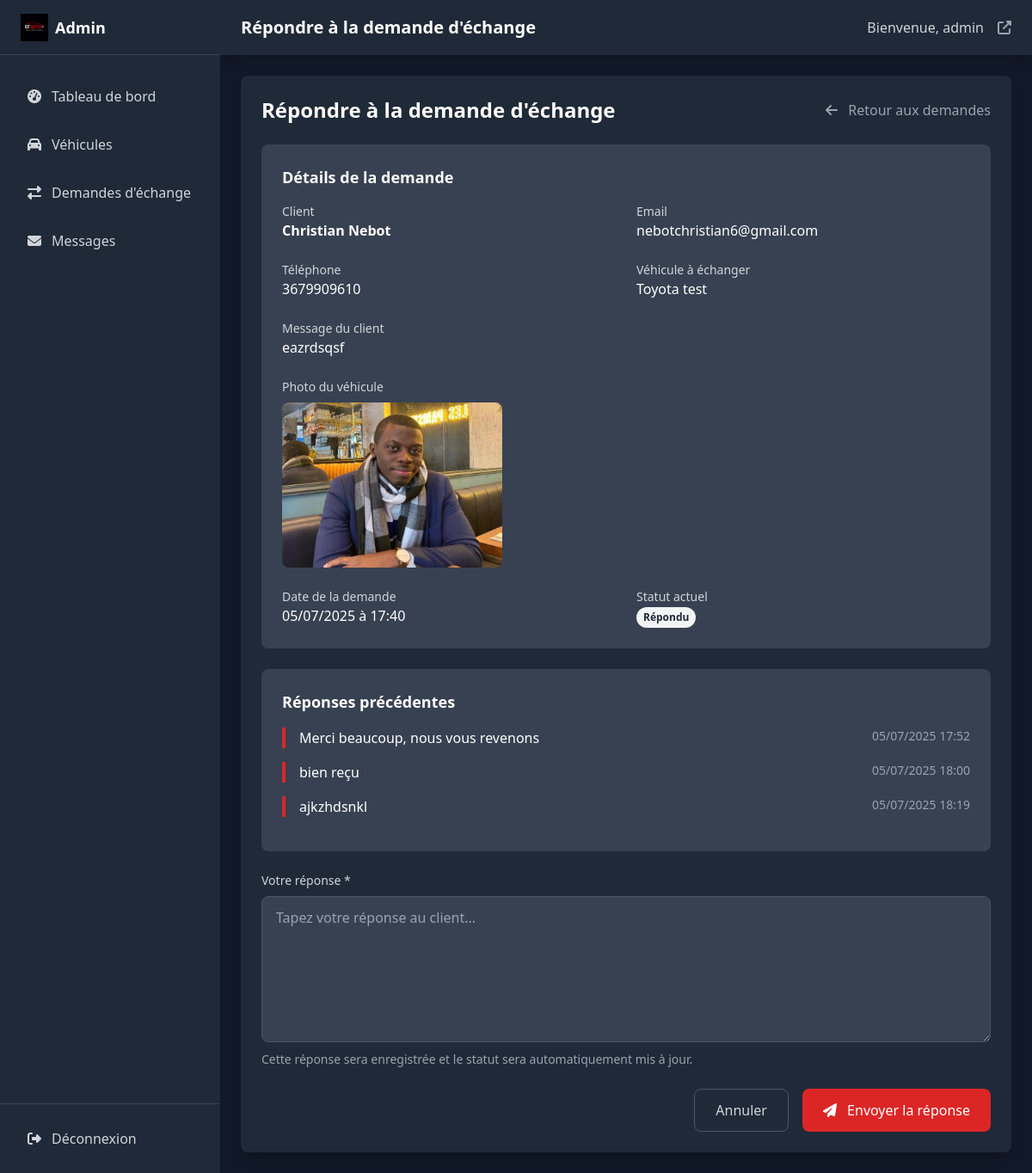
Page /admin/exchanges/1/respond (signed in) on the committed database.
### app.py (models this page shows)
class User(UserMixin, db.Model):
    id = db.Column(db.Integer, primary_key=True)
    username = db.Column(db.String(80), unique=True, nullable=False)
    password_hash = db.Column(db.String(120), nullable=False)
    email = db.Column(db.String(120), unique=True, nullable=False)
    created_at = db.Column(db.DateTime, default=datetime.utcnow)

class ExchangeRequest(db.Model):
    id = db.Column(db.Integer, primary_key=True)
    name = db.Column(db.String(100), nullable=False)
    email = db.Column(db.String(120), nullable=False)
    phone = db.Column(db.String(20), nullable=False)
    vehicle = db.Column(db.String(200), nullable=False)
    message = db.Column(db.Text)
    photo_path = db.Column(db.String(500))
    status = db.Column(db.String(20), default='En attente')
    created_at = db.Column(db.DateTime, default=datetime.utcnow)

class ExchangeResponse(db.Model):
    id = db.Column(db.Integer, primary_key=True)
    exchange_request_id = db.Column(db.Integer, db.ForeignKey('exchange_request.id'), nullable=False)
    admin_message = db.Column(db.Text, nullable=False)
    response_date = db.Column(db.DateTime, default=datetime.utcnow)
    exchange_request = db.relationship('ExchangeRequest', backref=db.backref('responses', lazy=True))

### app.py (the view, shortened to what this page needs)
@app.route('/admin/exchanges/<int:id>/respond', methods=['GET', 'POST'])
@login_required
def admin_respond_exchange(id):
    exchange = ExchangeRequest.query.get_or_404(id)
    return render_template('admin/respond_exchange.html', exchange=exchange)

### app.py (called while the page is built)
@login_manager.user_loader
def load_user(user_id):
    return User.query.get(int(user_id))

### templates/admin/respond_exchange.html (shortened to what this page needs)
{% extends "admin/base.html" %}
{% block page_title %}Répondre à la demande d'échange{% endblock %}
{% block content %}
<div class="max-w-4xl mx-auto">
    <div class="bg-gray-800 rounded-lg shadow-lg p-6">
        <div class="flex justify-between items-center mb-6">
            <h2 class="text-2xl font-bold">Répondre à la demande d'échange</h2>
            <a href="{{ url_for('admin_exchanges') }}" class="text-gray-400 hover:text-white">
                <i class="fas fa-arrow-left mr-2"></i>
                Retour aux demandes
            </a>
        </div>
        <div class="bg-gray-700 rounded-lg p-6 mb-6">
            <h3 class="text-lg font-bold mb-4">Détails de la demande</h3>
            <div class="grid grid-cols-1 md:grid-cols-2 gap-6">
                <div>
                    <label class="block text-sm font-medium text-gray-300">Client</label>
                    <p class="text-white font-semibold">{{ exchange.name }}</p>
                </div>
                <div>
                    <label class="block text-sm font-medium text-gray-300">Email</label>
                    <p class="text-white">{{ exchange.email }}</p>
                </div>
                <div>
                    <label class="block text-sm font-medium text-gray-300">Téléphone</label>
                    <p class="text-white">{{ exchange.phone }}</p>
                </div>
                <div>
                    <label class="block text-sm font-medium text-gray-300">Véhicule à échanger</label>
                    <p class="text-white">{{ exchange.vehicle }}</p>
                </div>
                <div class="md:col-span-2">
                    <label class="block text-sm font-medium text-gray-300">Message du client</label>
                    <p class="text-white whitespace-pre-wrap">{{ exchange.message or 'Aucun message' }}</p>
                </div>
                {% if exchange.photo_path %}
                <div class="md:col-span-2">
                    <label class="block text-sm font-medium text-gray-300">Photo du véhicule</label>
                    <img src="{{ url_for('static', filename=exchange.photo_path) }}" alt="Photo du véhicule"
                        class="w-64 h-48 object-cover rounded-lg mt-2">
                </div>
                {% endif %}
                <div>
                    <label class="block text-sm font-medium text-gray-300">Date de la demande</label>
                    <p class="text-white">{{ exchange.created_at.strftime('%d/%m/%Y à %H:%M') }}</p>
                </div>
                <div>
                    <label class="block text-sm font-medium text-gray-300">Statut actuel</label>
                    <span class="inline-flex px-2 py-1 text-xs font-semibold rounded-full
                               {% if exchange.status == 'En attente' %}bg-yellow-100 text-yellow-800
                               {% elif exchange.status == 'En cours' %}bg-blue-100 text-blue-800
                               {% elif exchange.status == 'Terminé' %}bg-green-100 text-green-800
                               {% elif exchange.status == 'Annulé' %}bg-red-100 text-red-800
                               {% else %}bg-gray-100 text-gray-800{% endif %}">
                        {{ exchange.status }}
                    </span>
                </div>
            </div>
        </div>
        {% if exchange.responses %}
        <div class="bg-gray-700 rounded-lg p-6 mb-6">
            <h3 class="text-lg font-bold mb-4">Réponses précédentes</h3>
            {% for response in exchange.responses %}
            <div class="border-l-4 border-red-600 pl-4 mb-4">
                <div class="flex justify-between items-start">
                    <div class="flex-1">
                        <p class="text-white whitespace-pre-wrap">{{ response.admin_message }}</p>
                    </div>
                    <span class="text-sm text-gray-400 ml-4">
                        {{ response.response_date.strftime('%d/%m/%Y %H:%M') }}
                    </span>
                </div>
            </div>
            {% endfor %}
        </div>
        {% endif %}
        <form method="POST" class="space-y-6">
            <div>
                <label for="admin_message" class="block text-sm font-medium text-gray-300 mb-2">
                    Votre réponse *
                </label>
                <textarea id="admin_message" name="admin_message" rows="6" required
                    class="w-full px-4 py-3 bg-gray-700 border border-gray-600 rounded-lg focus:outline-none focus:ring-2 focus:ring-red-600 focus:border-transparent text-white"
                    placeholder="Tapez votre réponse au client..."></textarea>
                <p class="text-sm text-gray-400 mt-1">
                    Cette réponse sera enregistrée et le statut sera automatiquement mis à jour.
                </p>
            </div>
            <div class="flex justify-end space-x-4">
                <a href="{{ url_for('admin_exchanges') }}"
                    class="px-6 py-3 border border-gray-600 text-gray-300 rounded-lg hover:bg-gray-700 transition duration-200">
                    Annuler
                </a>
                <button type="submit"
                    class="px-6 py-3 bg-red-600 hover:bg-red-700 text-white rounded-lg transition duration-200">
                    <i class="fas fa-paper-plane mr-2"></i>
                    Envoyer la réponse
                </button>
            </div>
        </form>
    </div>
</div>
{% endblock %}

### templates/admin/base.html (shortened to what this page needs)
<!DOCTYPE html>
<html lang="fr">
<head>
    <script src="https://cdn.tailwindcss.com"></script>
    <link rel="stylesheet" href="https://cdnjs.cloudflare.com/ajax/libs/font-awesome/6.4.0/css/all.min.css">
</head>
<body class="bg-gray-900 text-white">
    <div class="fixed inset-y-0 left-0 z-50 w-64 bg-gray-800 transform transition-transform duration-300 ease-in-out"
        id="sidebar">
        <div class="flex items-center justify-between h-16 px-6 border-b border-gray-700">
            <div class="flex items-center">
                <img src="{{ url_for('static', filename='images/ef_autoplus_logo.jpg') }}" alt="EF AUTO+" class="h-8">
                <span class="ml-2 text-lg font-bold">Admin</span>
            </div>
        </div>
        <nav class="mt-6 px-4">
            <div class="space-y-2">
                <a href="{{ url_for('admin_dashboard') }}"
                    class="flex items-center px-4 py-3 text-gray-300 hover:bg-gray-700 hover:text-white rounded-lg transition duration-200 {% if request.endpoint == 'admin_dashboard' %}bg-red-600 text-white{% endif %}">
                    <i class="fas fa-tachometer-alt mr-3"></i>
                    Tableau de bord
                </a>
                <a href="{{ url_for('admin_vehicles') }}"
                    class="flex items-center px-4 py-3 text-gray-300 hover:bg-gray-700 hover:text-white rounded-lg transition duration-200 {% if 'admin_vehicles' in request.endpoint %}bg-red-600 text-white{% endif %}">
                    <i class="fas fa-car mr-3"></i>
                    Véhicules
                </a>
                <a href="{{ url_for('admin_exchanges') }}"
                    class="flex items-center px-4 py-3 text-gray-300 hover:bg-gray-700 hover:text-white rounded-lg transition duration-200 {% if request.endpoint == 'admin_exchanges' %}bg-red-600 text-white{% endif %}">
                    <i class="fas fa-exchange-alt mr-3"></i>
                    Demandes d'échange
                </a>
                <a href="{{ url_for('admin_contacts') }}"
                    class="flex items-center px-4 py-3 text-gray-300 hover:bg-gray-700 hover:text-white rounded-lg transition duration-200 {% if request.endpoint == 'admin_contacts' %}bg-red-600 text-white{% endif %}">
                    <i class="fas fa-envelope mr-3"></i>
                    Messages
                </a>
            </div>
        </nav>
        <div class="absolute bottom-0 left-0 right-0 p-4 border-t border-gray-700">
            <a href="{{ url_for('admin_logout') }}"
                class="flex items-center px-4 py-3 text-gray-300 hover:bg-gray-700 hover:text-white rounded-lg transition duration-200">
                <i class="fas fa-sign-out-alt mr-3"></i>
                Déconnexion
            </a>
        </div>
    </div>
    <div class="md:ml-64 min-h-screen">
        <header class="bg-gray-800 shadow-lg">
            <div class="flex items-center justify-between h-16 px-6">
                <div class="flex items-center">
                    <h1 class="text-xl font-semibold">{% block page_title %}Administration{% endblock %}</h1>
                </div>
                <div class="flex items-center space-x-4">
                    <span class="text-gray-300">Bienvenue, {{ current_user.username }}</span>
                    <a href="{{ url_for('home') }}" class="text-gray-400 hover:text-white">
                        <i class="fas fa-external-link-alt"></i>
                    </a>
                </div>
            </div>
        </header>
        <main class="p-6">
            {% block content %}{% endblock %}
        </main>
    </div>
</body>
</html>

### rows in the picture
User: username "admin"
ExchangeRequest: name "Christian Nebot", email "nebotchristian6@gmail.com", phone "3679909610", vehicle "Toyota test", message "eazrdsqsf", photo_path (picture), created_at "05/07/2025 à 17:40", status "Répondu"
ExchangeResponse: admin_message "Merci beaucoup, nous vous revenons", response_date "05/07/2025 17:52"
ExchangeResponse: admin_message "bien reçu", response_date "05/07/2025 18:00"
ExchangeResponse: admin_message "ajkzhdsnkl", response_date "05/07/2025 18:19"
